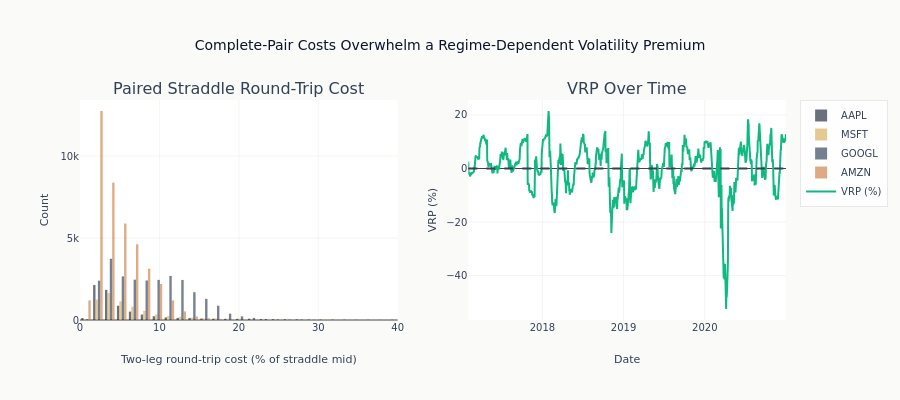

The notebook cell this image was saved under:
### Markdown cell above
Explicit units, zero references, and the strategy sample labels make each panel
interpretable without relying on the surrounding code.

### Code cell
fig.update_layout(
    title="Complete-Pair Costs Overwhelm a Regime-Dependent Volatility Premium",
    template="ml4t",
    height=400,
    showlegend=True,
)
fig.update_xaxes(
    title_text="Two-leg round-trip cost (% of straddle mid)",
    range=[0, _cost_xmax],
    row=1,
    col=1,
)
fig.update_xaxes(title_text="Date", row=1, col=2)
fig.update_yaxes(title_text="Count", row=1, col=1)
fig.update_yaxes(title_text="VRP (%)", row=1, col=2)

fig.show()

### Figure 1 — Plotly figure (JSON) as saved in the notebook; plotly's stock layout.template omitted (floating-point values rounded to 4 significant figures; data arrays with more than 128 entries replaced by an {"elided": "..."} marker saying what was removed)
{"data": [{"marker": {"color": "#0a1628"}, "name": "AAPL", "opacity": 0.6, "type": "histogram", "x": {"elided": "7210 float values"}, "xaxis": "x", "xbins": {"end": 40.0, "size": 1.5, "start": 0}, "yaxis": "y"}, {"marker": {"color": "#D4A84B"}, "name": "MSFT", "opacity": 0.6, "type": "histogram", "x": {"elided": "7336 float values"}, "xaxis": "x", "xbins": {"end": 40.0, "size": 1.5, "start": 0}, "yaxis": "y"}, {"marker": {"color": "#1a2d4a"}, "name": "GOOGL", "opacity": 0.6, "type": "histogram", "x": {"elided": "26053 float values"}, "xaxis": "x", "xbins": {"end": 40.0, "size": 1.5, "start": 0}, "yaxis": "y"}, {"marker": {"color": "#C87533"}, "name": "AMZN", "opacity": 0.6, "type": "histogram", "x": {"elided": "40301 float values"}, "xaxis": "x", "xbins": {"end": 40.0, "size": 1.5, "start": 0}, "yaxis": "y"}, {"line": {"color": "#10b981"}, "mode": "lines", "name": "VRP (%)", "type": "scatter", "x": {"elided": "986 str values"}, "xaxis": "x2", "y": {"elided": "986 float values"}, "yaxis": "y2"}], "layout": {"annotations": [{"font": {"size": 16}, "showarrow": false, "text": "Paired Straddle Round-Trip Cost", "x": 0.225, "xanchor": "center", "xref": "paper", "y": 1.0, "yanchor": "bottom", "yref": "paper"}, {"font": {"size": 16}, "showarrow": false, "text": "VRP Over Time", "x": 0.775, "xanchor": "center", "xref": "paper", "y": 1.0, "yanchor": "bottom", "yref": "paper"}], "height": 400, "shapes": [{"line": {"color": "#334155", "dash": "dash"}, "type": "line", "x0": 0, "x1": 1, "xref": "x2 domain", "y0": 0, "y1": 0, "yref": "y2"}], "showlegend": true, "title": {"text": "Complete-Pair Costs Overwhelm a Regime-Dependent Volatility Premium"}, "xaxis": {"anchor": "y", "domain": [0.0, 0.45], "range": [0, 40.0], "title": {"text": "Two-leg round-trip cost (% of straddle mid)"}}, "xaxis2": {"anchor": "y2", "domain": [0.55, 1.0], "title": {"text": "Date"}}, "yaxis": {"anchor": "x", "domain": [0.0, 1.0], "title": {"text": "Count"}}, "yaxis2": {"anchor": "x2", "domain": [0.0, 1.0], "title": {"text": "VRP (%)"}}}}
